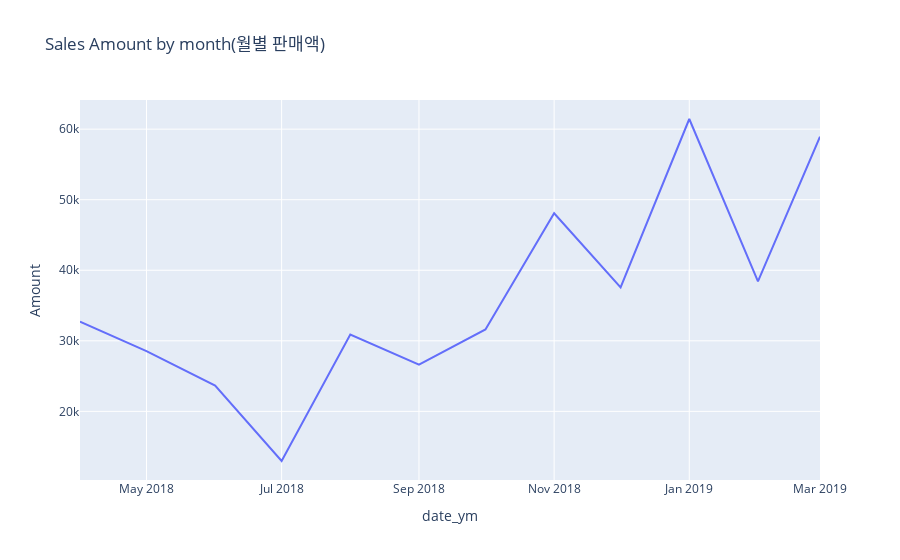

The code cell stored with this chart in its notebook:
### Code cell
fig2 = px.line(amount_month,
              x='date_ym',
              y='Amount',
              title='Sales Amount by month(월별 판매액)')
fig2.show()

### Figure 1 — Plotly figure (JSON) as saved in the notebook; plotly's stock layout.template omitted (floating-point values rounded to 4 significant figures)
{"data": [{"hovertemplate": "date_ym=%{x}<br>Amount=%{y}<extra></extra>", "legendgroup": "", "line": {"color": "#636efa", "dash": "solid"}, "marker": {"symbol": "circle"}, "mode": "lines", "name": "", "orientation": "v", "showlegend": false, "type": "scatter", "x": ["2018-04", "2018-05", "2018-06", "2018-07", "2018-08", "2018-09", "2018-10", "2018-11", "2018-12", "2019-01", "2019-02", "2019-03"], "xaxis": "x", "y": [32726, 28545, 23658, 12966, 30899, 26628, 31615, 48086, 37579, 61439, 38424, 58937], "yaxis": "y"}], "layout": {"legend": {"tracegroupgap": 0}, "title": {"text": "Sales Amount by month(월별 판매액)"}, "xaxis": {"anchor": "y", "domain": [0, 1], "title": {"text": "date_ym"}}, "yaxis": {"anchor": "x", "domain": [0, 1], "title": {"text": "Amount"}}}}
